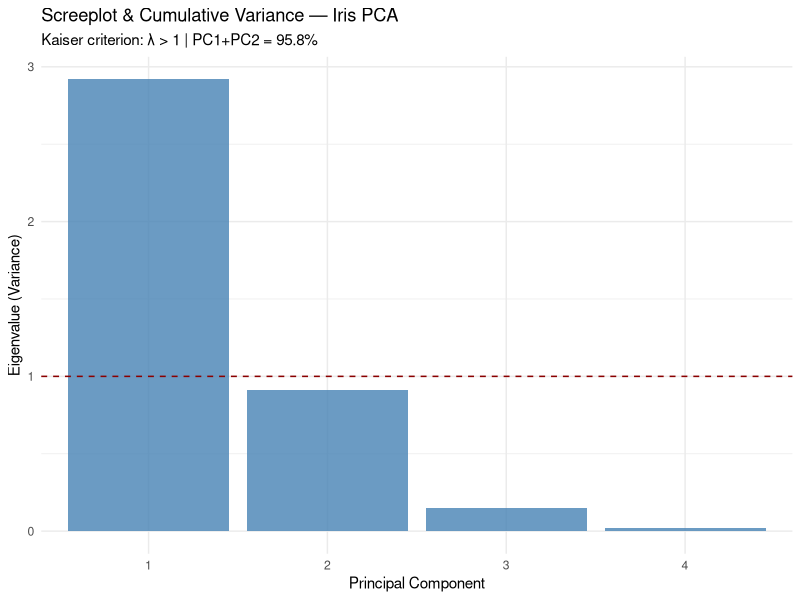
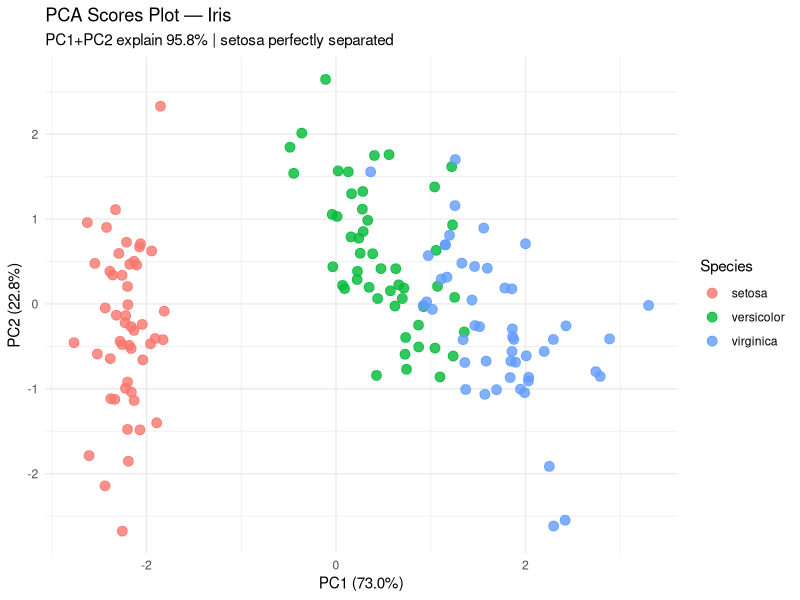
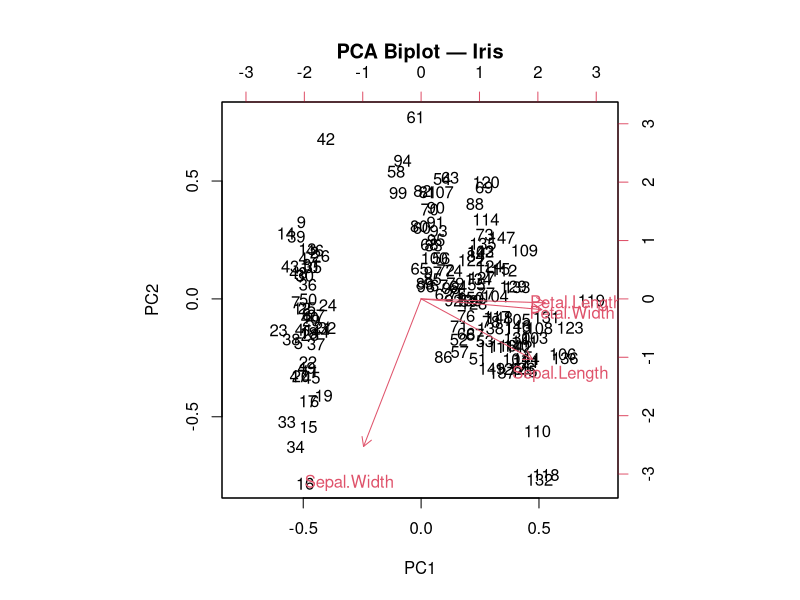

The R script that drew these images, in order:
## ---- chunk 1
knitr::opts_chunk$set(
  echo = TRUE,
  fig.align = "center",
  message = FALSE,
  warning = FALSE
)
## ---- chunk 2
library(dplyr)

data("iris")
iris_num <- iris |>
  select(where(is.numeric))  # Sepal/Petal: Length/Width

glimpse(iris_num)
summary(iris_num)
## ---- chunk 3
pca_iris <- prcomp(
  x = iris_num,
  center = TRUE,
  scale. = TRUE,
  retx = TRUE
)

pca_iris
## ---- chunk 4
pca_summary <- summary(pca_iris)
print(pca_summary, loadings = FALSE, digits = 3)
## ---- chunk 5
library(ggplot2)
scree_df <- data.frame(
  PC = factor(1:4),
  Variance = (pca_iris$sdev)^2,
  PropVar = pca_summary$importance[2, ]
)

ggplot(scree_df, aes(x = PC, y = Variance)) +
  geom_col(fill = "steelblue", alpha = 0.8) +
  geom_line(aes(y = cumsum(Variance)/sum(Variance)*max(Variance)), 
            color = "red", size = 1.2) +
  geom_hline(yintercept = 1, linetype = "dashed", color = "darkred") +
  labs(
    title = "Screeplot & Cumulative Variance — Iris PCA",
    subtitle = "Kaiser criterion: λ > 1 | PC1+PC2 = 95.8%",
    x = "Principal Component",
    y = "Eigenvalue (Variance)"
  ) +
  theme_minimal()
## ---- chunk 6
pca_iris$rotation
round(pca_iris$rotation[, 1:2], 3)
## ---- chunk 7
scores_df <- data.frame(
  pca_iris$x,
  Species = iris$Species
)

ggplot(scores_df, aes(x = PC1, y = PC2, color = Species)) +
  geom_point(size = 3, alpha = 0.8) +
  labs(
    title = "PCA Scores Plot — Iris",
    subtitle = "PC1+PC2 explain 95.8% | setosa perfectly separated",
    x = "PC1 (73.0%)",
    y = "PC2 (22.8%)"
  ) +
  theme_minimal()
## ---- chunk 8
biplot(pca_iris, 
       choices = c(1, 2), 
       scale = 0.5,         # balance arrows vs points
       main = "PCA Biplot — Iris")
## ---- chunk 9
library(caret)
set.seed(123)

pc2_df <- data.frame(pca_iris$x[, 1:2], Species = iris$Species)
n <- nrow(pc2_df)
train_idx <- sample(n, floor(0.7 * n))

knn_pca <- train(
  Species ~ ., 
  data = pc2_df[train_idx, ],
  method = "knn",
  trControl = trainControl(method = "cv", number = 5),
  tuneLength = 5
)

pred_pca <- predict(knn_pca, pc2_df[-train_idx, -3])
confusionMatrix(pred_pca, pc2_df$Species[-train_idx])
